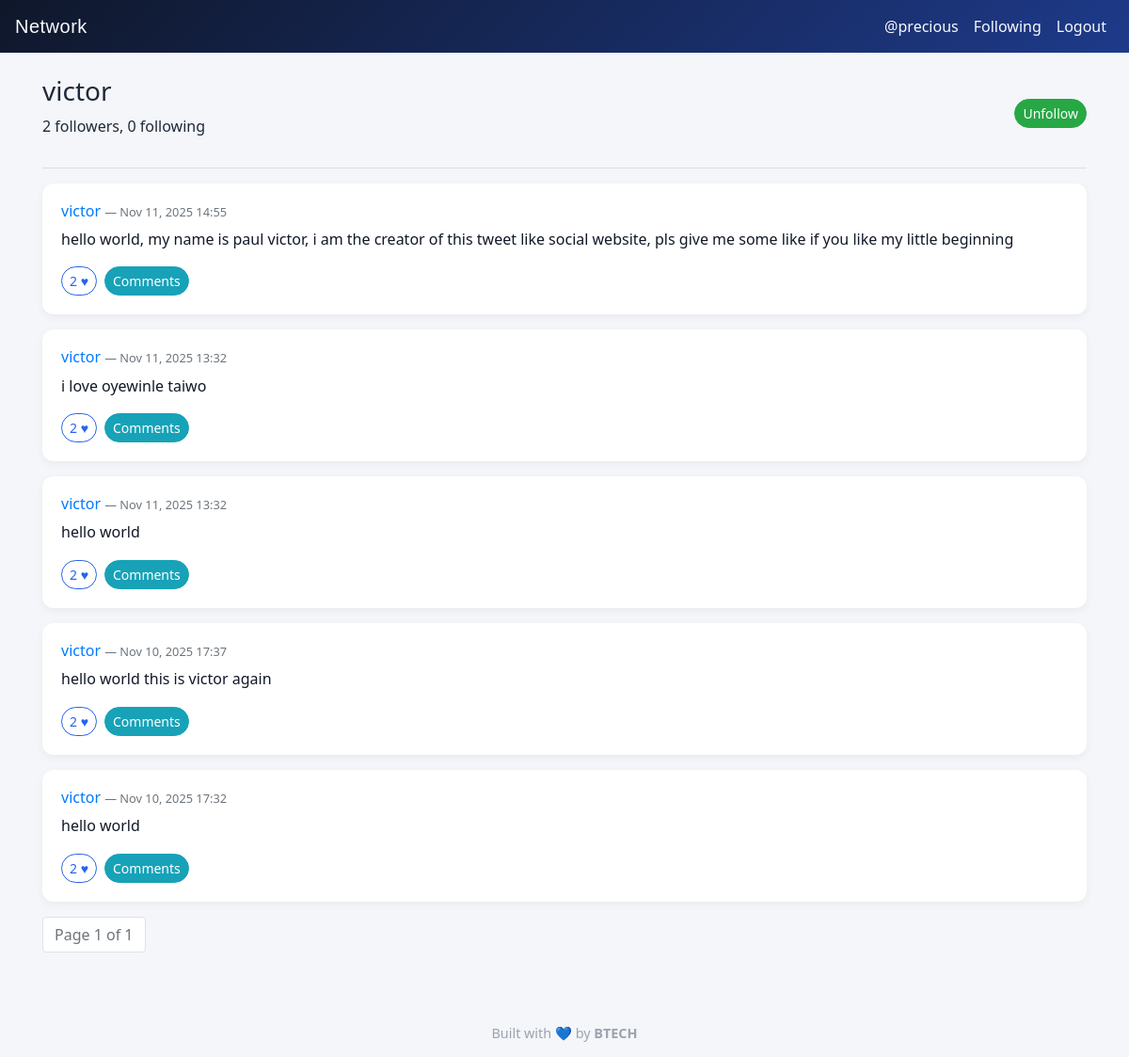
Screenshot of /profile/victor (signed in) with the database file from the repository.
### network/models.py (models this page shows, shortened)
class User(AbstractUser):
    pass

class Post(models.Model):
    author = models.ForeignKey(User, on_delete=models.CASCADE, related_name="posts")
    content = models.TextField(max_length=1000)
    timestamp = models.DateTimeField(default=timezone.now)
    def likes_count(self):
        return self.likes.count()

### network/views.py (the view)
# urls.py: path("profile/<str:username>", views.profile, name="profile"),
def profile(request, username):
    profile_user = get_object_or_404(User, username=username)
    posts = profile_user.posts.order_by("-timestamp")
    paginator = Paginator(posts, 10)
    page_obj = paginator.get_page(request.GET.get("page"))
    followers_count = profile_user.followers_set.count()
    following_count = profile_user.following_set.count()
    is_following = False
    if request.user.is_authenticated:
        is_following = Follow.objects.filter(follower=request.user, followed=profile_user).exists()
    liked_post_ids = set()
    if request.user.is_authenticated:
        liked_post_ids = set(request.user.likes.values_list("post_id", flat=True))
    return render(request, "network/profile.html", {
        "profile_user": profile_user,
        "page_obj": page_obj,
        "followers_count": followers_count,
        "following_count": following_count,
        "is_following": is_following,
        "liked_post_ids": liked_post_ids
    })

### network/templates/network/profile.html (shortened to what this page needs)
{% extends "network/layout.html" %}
{% block body %}
  <div class="d-flex justify-content-between align-items-center">
    <div>
      <h3>{{ profile_user.username }}</h3>
      <p>{{ followers_count }} follower{{ followers_count|pluralize }}, {{ following_count }} following</p>
    </div>
    {% if request.user.is_authenticated and request.user.username != profile_user.username %}
      <div>
        <button id="follow-button" class="btn btn-sm btn-success" data-username="{{ profile_user.username }}">
          {% if is_following %}Unfollow{% else %}Follow{% endif %}
        </button>
      </div>
    {% endif %}
  </div>
  <hr>
  {% for post in page_obj %}
    {% include "network/post_partial.html" with post=post liked_post_ids=liked_post_ids %}
  {% empty %}
    <p>No posts yet.</p>
  {% endfor %}
  <nav aria-label="Page navigation">
    <ul class="pagination">
      <li class="page-item disabled"><span class="page-link">Page {{ page_obj.number }} of {{ page_obj.paginator.num_pages }}</span></li>
    </ul>
  </nav>
{% endblock %}

### network/templates/network/layout.html (shortened to what this page needs)
{% load static %}
<!DOCTYPE html>
<html lang="en">
  <head>
    <link rel="stylesheet" href="https://stackpath.bootstrapcdn.com/bootstrap/4.5.2/css/bootstrap.min.css">
    <link href="{% static 'network/styles.css' %}" rel="stylesheet">
  </head>
  <body>
    <nav class="navbar navbar-expand-lg navbar-dark">
      <a class="navbar-brand" href="{% url 'index' %}">Network</a>
      <div class="collapse navbar-collapse" id="navbarSupportedContent">
        <ul class="navbar-nav ml-auto">
          {% if user.is_authenticated %}
            <li class="nav-item"><a class="nav-link" href="{% url 'profile' user.username %}">@{{ user.username }}</a></li>
            <li class="nav-item"><a class="nav-link" href="{% url 'following_posts' %}">Following</a></li>
            <li class="nav-item"><a class="nav-link" href="{% url 'logout' %}">Logout</a></li>
          {% else %}
            <li class="nav-item"><a class="nav-link" href="{% url 'login' %}">Login</a></li>
            <li class="nav-item"><a class="nav-link" href="{% url 'register' %}">Register</a></li>
          {% endif %}
        </ul>
      </div>
    </nav>
    <div class="container mt-4">
      {% block body %}{% endblock %}
    </div>
    <footer>
      Built with 💙 by <strong>BTECH</strong>
    </footer>
  </body>
</html>

### network/templates/network/post_partial.html (shortened to what this page needs)
<div class="card mb-3 post-card" data-post-id="{{ post.id }}">
  <div class="card-body">
    <h6>
      <a href="{% url 'profile' post.author.username %}">{{ post.author.username }}</a>
      <small class="text-muted"> — {{ post.timestamp|date:"M d, Y H:i" }}</small>
    </h6>
    <div class="post-content" data-original="{{ post.content|escape }}">
      <p class="mb-2">{{ post.content|linebreaks }}</p>
    </div>
    <div class="d-flex align-items-center">
      <button class="btn btn-sm btn-outline-primary like-btn"
              data-liked="{% if post.id in liked_post_ids %}true{% else %}false{% endif %}">
        <span class="like-count">{{ post.likes_count }}</span> ♥
      </button>
      <button class="btn btn-sm btn-info ml-2 toggle-comments-btn">Comments</button>
    </div>
  </div>
</div>

### network/static/network/styles.css (style rules this page uses)
.post-card .post-content p { white-space: pre-wrap; }
.post-content p { font-size: 1rem; line-height: 1.6; color: #111827; }
.like-btn, .edit-btn { transition: all 0.2s ease; }
.navbar { background: linear-gradient(90deg, #0d1117, #1f2937); }
.navbar-brand { font-family: "Poppins", sans-serif; letter-spacing: 0.5px; }

### network/templates/network/layout.html (style rules this page uses)
body { background-color: #f4f6fa; font-family: "Segoe UI", Roboto, sans-serif; color: #1f2937; }
.navbar { background: linear-gradient(135deg, #0f172a, #1e3a8a); }
.navbar a, .navbar-brand { color: #f8fafc !important; }
.post-card { border: none; border-radius: 12px; box-shadow: 0 3px 10px rgba(0,0,0,0.05); transition: transform 0.2s ease, box-shadow 0.2s ease; margin-bottom: 20px; }
.btn { border-radius: 20px; transition: all 0.2s ease; }
.btn-outline-primary { color: #2563eb; border-color: #2563eb; }
footer { text-align: center; margin-top: 60px; padding: 15px 0; color: #9ca3af; font-size: 0.9rem; }

### rows the page displays
User: username "precious"
User: username "victor"
Post: author.username "victor", timestamp "Nov 11, 2025 14:55", content "hello world, my name is paul victor, i am the creator of this tweet like social website, pls give me some like if you like my little beginning", likes_count "2"
Post: author.username "victor", timestamp "Nov 11, 2025 13:32", content "i love oyewinle taiwo", likes_count "2"
Post: author.username "victor", timestamp "Nov 11, 2025 13:32", content "hello world", likes_count "2"
Post: author.username "victor", timestamp "Nov 10, 2025 17:37", content "hello world this is victor again", likes_count "2"
Post: author.username "victor", timestamp "Nov 10, 2025 17:32", content "hello world", likes_count "2"

### other values shown
{{ followers_count }} "2"
{{ following_count }} "0"
{{ page_obj.number }} "1"
{{ page_obj.paginator.num_pages }} "1"
